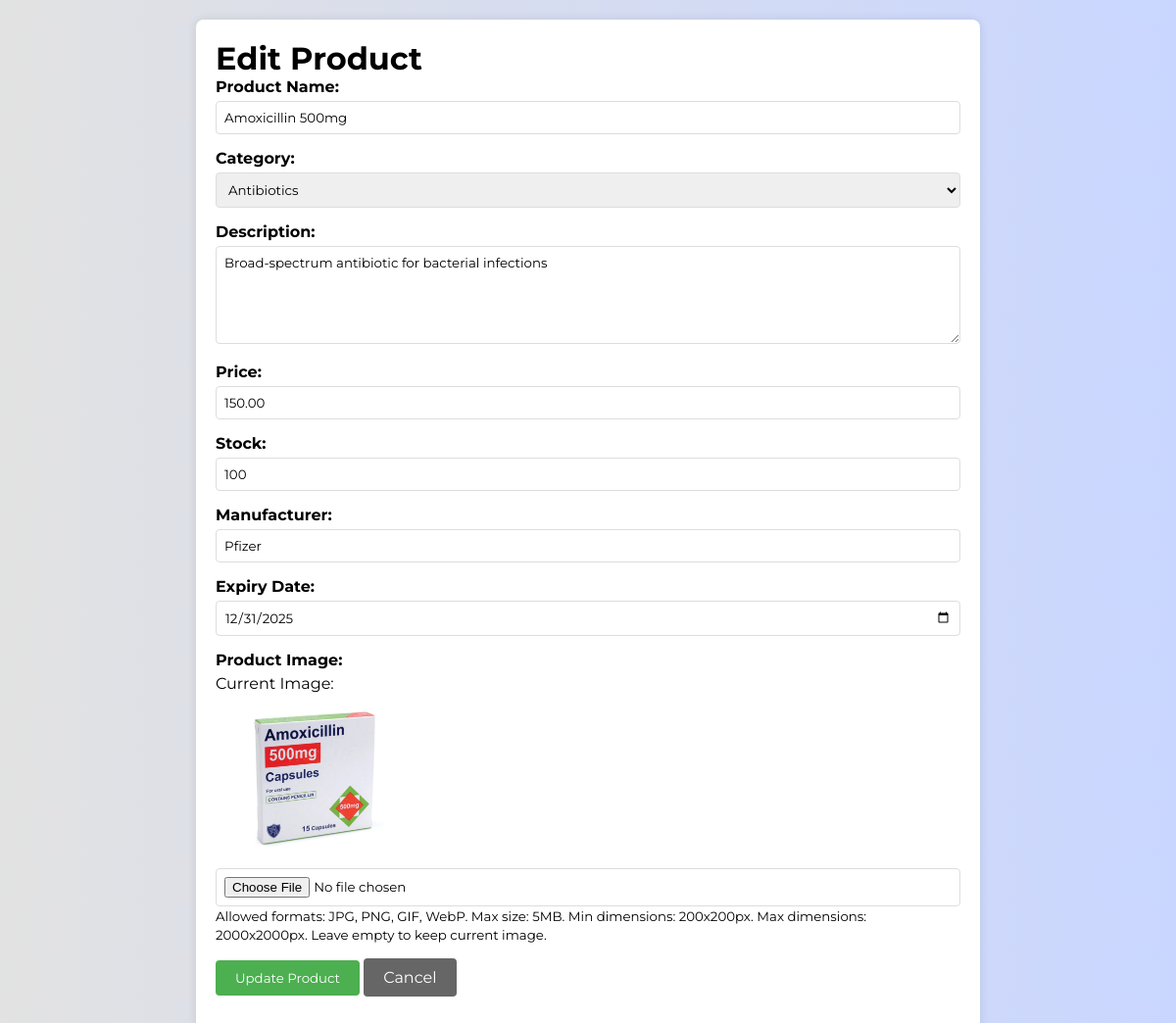
/edit_product.php?id=1 (signed in), run on the app's committed database.
### tables this page shows
CREATE TABLE `products` (
  `product_id` int(11) NOT NULL AUTO_INCREMENT,
  `category_id` int(11) NOT NULL,
  `name` varchar(100) NOT NULL,
  `description` text,
  `price` decimal(10,2) NOT NULL,
  `stock` int(11) NOT NULL DEFAULT 0,
  `image_url` varchar(255),
  `manufacturer` varchar(100),
  `expiry_date` date,
  `created_at` timestamp DEFAULT CURRENT_TIMESTAMP,
  PRIMARY KEY (`product_id`),
  FOREIGN KEY (`category_id`) REFERENCES `categories`(`category_id`)
);

CREATE TABLE `categories` (
  `category_id` int(11) NOT NULL AUTO_INCREMENT,
  `name` varchar(50) NOT NULL,
  `description` text,
  PRIMARY KEY (`category_id`)
);

### edit_product.php (the view, shortened to what this page needs)
<?php
require_once("db.php");
$product_id = isset($_GET['id']) ? intval($_GET['id']) : 0;
$stmt = $mysqli->prepare("SELECT * FROM products WHERE product_id = ?");
$stmt->bind_param("i", $product_id);
$stmt->execute();
$result = $stmt->get_result();
$product = $result->fetch_assoc();
$categories_query = "SELECT * FROM categories ORDER BY name";
$categories_result = $mysqli->query($categories_query);
?>
<!DOCTYPE html>
<html lang="en">
<head>
    <link rel="stylesheet" href="https://cdnjs.cloudflare.com/ajax/libs/font-awesome/6.4.2/css/all.min.css">
    <link rel="stylesheet" href="img&css/style.css">
</head>
<body>
    <div class="form-container">
        <h1>Edit Product</h1>
        <form method="POST" enctype="multipart/form-data">
            <div class="form-group">
                <label for="name">Product Name:</label>
                <input type="text" id="name" name="name" required value="<?php echo htmlspecialchars($product['name']); ?>">
            </div>
            <div class="form-group">
                <label for="category_id">Category:</label>
                <select id="category_id" name="category_id" required>
                    <?php while ($category = $categories_result->fetch_assoc()): ?>
                        <option value="<?php echo $category['category_id']; ?>" <?php echo ($product['category_id'] == $category['category_id']) ? 'selected' : ''; ?>>
                            <?php echo htmlspecialchars($category['name']); ?>
                        </option>
                    <?php endwhile; ?>
                </select>
            </div>
            <div class="form-group">
                <label for="description">Description:</label>
                <textarea id="description" name="description" required><?php echo htmlspecialchars($product['description']); ?></textarea>
            </div>
            <div class="form-group">
                <label for="price">Price:</label>
                <input type="number" id="price" name="price" step="0.01" min="0" required value="<?php echo htmlspecialchars($product['price']); ?>">
            </div>
            <div class="form-group">
                <label for="stock">Stock:</label>
                <input type="number" id="stock" name="stock" min="0" required value="<?php echo htmlspecialchars($product['stock']); ?>">
            </div>
            <div class="form-group">
                <label for="manufacturer">Manufacturer:</label>
                <input type="text" id="manufacturer" name="manufacturer" required value="<?php echo htmlspecialchars($product['manufacturer']); ?>">
            </div>
            <div class="form-group">
                <label for="expiry_date">Expiry Date:</label>
                <input type="date" id="expiry_date" name="expiry_date" required value="<?php echo htmlspecialchars($product['expiry_date']); ?>">
            </div>
            <div class="form-group">
                <label for="image">Product Image:</label>
                <?php if (!empty($product['image_url'])): ?>
                    <div class="mb-2">
                        <p>Current Image:</p>
                        <img src="<?php echo htmlspecialchars($product['image_url']); ?>"
                             alt="Current product image"
                             class="current-image"
                             style="max-width: 200px; max-height: 200px; object-fit: contain;">
                    </div>
                <?php endif; ?>
                <input type="file" id="image" name="image" accept="image/*" onchange="previewImage(this);">
                <small class="form-text text-muted">
                    Allowed formats: JPG, PNG, GIF, WebP. Max size: 5MB. Min dimensions: 200x200px. Max dimensions: 2000x2000px.
                    Leave empty to keep current image.
                </small>
            </div>
            <div class="form-group">
                <button type="submit" class="btn btn-primary">Update Product</button>
                <a href="adminhome.php" class="btn btn-secondary">Cancel</a>
            </div>
        </form>
    </div>
</body>
</html>

### css/style.css (style rules this page uses)
* { margin: 0; padding: 0; box-sizing: border-box; font-family: 'Montserrat', sans-serif; }
body { background-color: #c9d6ff; background: linear-gradient(to right, #e2e2e2, #c9d6ff); display: flex; align-items: center; justify-content: center; flex-direction: column; height: 100vh; }
.form-container { position: absolute; top: 0; height: 100%; transition: all 0.6s ease-in-out; }
img { width: 300px; height: auto; }

### edit_product.php (style rules this page uses)
.form-container { max-width: 800px; margin: 20px auto; padding: 20px; background: white; border-radius: 8px; box-shadow: 0 0 10px rgba(0,0,0,0.1); }
.form-group { margin-bottom: 15px; }
.form-group label { display: block; margin-bottom: 5px; font-weight: bold; }
.form-group input, .form-group textarea, .form-group select { width: 100%; padding: 8px; border: 1px solid #ddd; border-radius: 4px; }
.form-group textarea { height: 100px; }
.btn { padding: 10px 20px; border: none; border-radius: 4px; cursor: pointer; text-decoration: none; display: inline-block; }
.btn-primary { background-color: #4CAF50; color: white; }
.btn-secondary { background-color: #666; color: white; }
.current-image { max-width: 200px; margin: 10px 0; }

### data on the page
products: name "Amoxicillin 500mg", category_id "Antibiotics", description "Broad-spectrum antibiotic for bacterial infections", price "150.00", stock "100", manufacturer "Pfizer", expiry_date "12/31/2025", image_url (picture)
